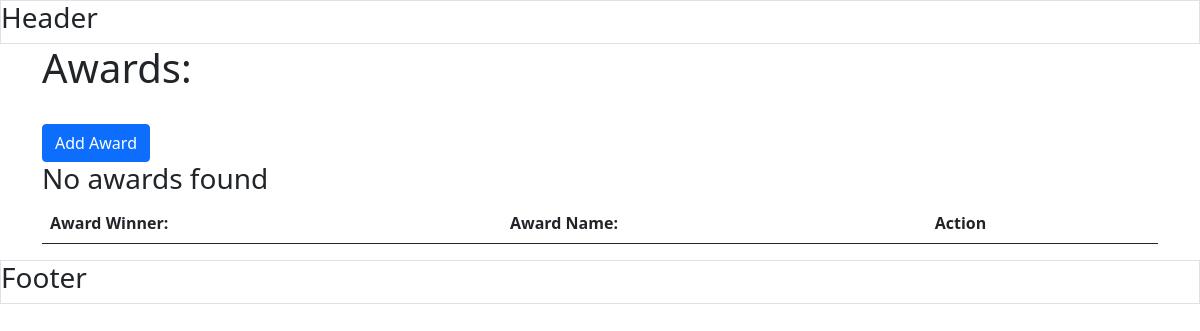
/Department/admin/awards.php, run on an earlier commit of the app's database.
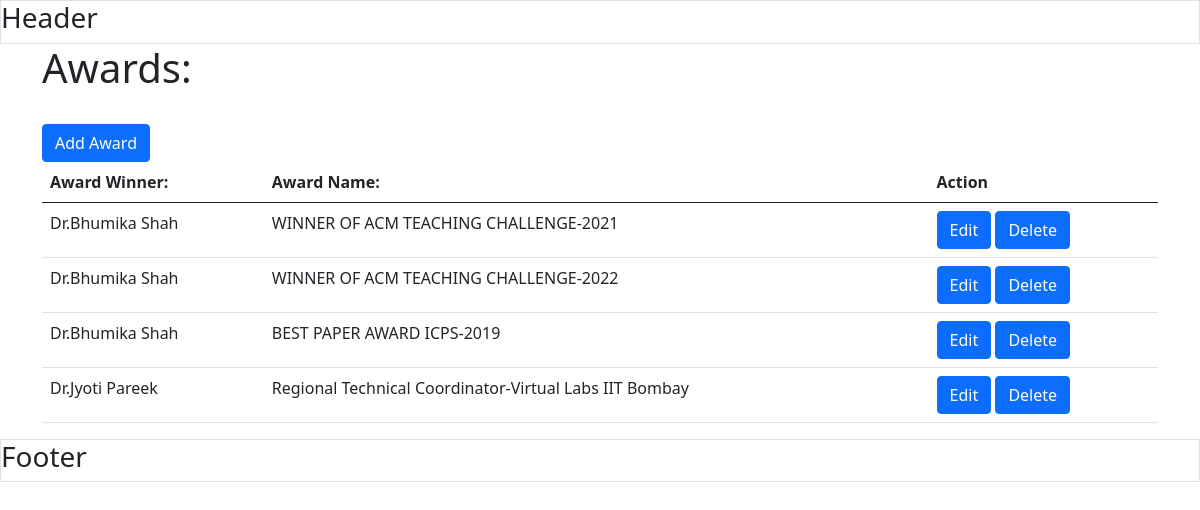
And on a later commit of the database.
### tables this page shows
CREATE TABLE `achievement` (
  `award_id` int(11) NOT NULL,
  `award_winner` varchar(255) NOT NULL,
  `award_name` varchar(255) DEFAULT NULL,
  `award_place` varchar(255) DEFAULT NULL,
  `award_time` date DEFAULT NULL
);

### Department/admin/awards.php (the view, shortened to what this page needs)
<?php
    include "include/connection/db.php";
?>
<!DOCTYPE html>
<html lang="en">
<head>
    <link rel="stylesheet" href="include/css/bootstrap.min.css">
</head>
<body>
    <header class="border border-1">
        <h3>Header</h3>
    </header>
    <div class="container">
        <h1>Awards:</h1>
        <br>
        <a href="add_award.php" class="btn btn-primary">Add Award</a>
        <br>
        <table class="table">
            <thead>
                <tr>
                    <th>Award Winner:</th>
                    <th>Award Name:</th>
                    <th>Action</th>
                </tr>
            </thead>
            <tbody>
                <?php
                $query = "SELECT `award_id`, `award_winner`,`award_name` FROM `achievement`";
                $result = $conn->query($query);
                if ($result->num_rows > 0) {
                    while ($row = $result->fetch_assoc()) {
                        $award_id = $row["award_id"];
                        $award_winner = $row["award_winner"];
                        $award_name = $row["award_name"];
                ?>
                        <tr>
                            <td><?php echo $award_winner; ?></td>
                            <td><?php echo $award_name; ?></td>
                            <td>
                                <a href="edit_award.php?award_id=<?php echo $award_id; ?>" class="edit-award-btn btn btn-primary">Edit</a>
                                <button id="delete-<?php echo $award_id; ?>" class="delete-award-btn btn btn-primary">Delete</button>
                            </td>
                        </tr>
                <?php
                    }
                } else {
                ?>
                    <h3>No awards found</h3>
                <?php
                }
                ?>
            </tbody>
        </table>
    </div>
    <footer class="border border-1">
        <h3>Footer</h3>
    </footer>
</body>
</html>

What changed in the data, as far as the page shows it:
added achievement: award_winner "Dr.Bhumika Shah", award_name "WINNER OF ACM TEACHING CHALLENGE-2021"
added achievement: award_winner "Dr.Bhumika Shah", award_name "WINNER OF ACM TEACHING CHALLENGE-2022"
added achievement: award_winner "Dr.Bhumika Shah", award_name "BEST PAPER AWARD ICPS-2019"
added achievement: award_winner "Dr.Jyoti Pareek", award_name "Regional Technical Coordinator-Virtual Labs IIT Bombay"
Also different on the page:
text no longer shown: "No awards found"
